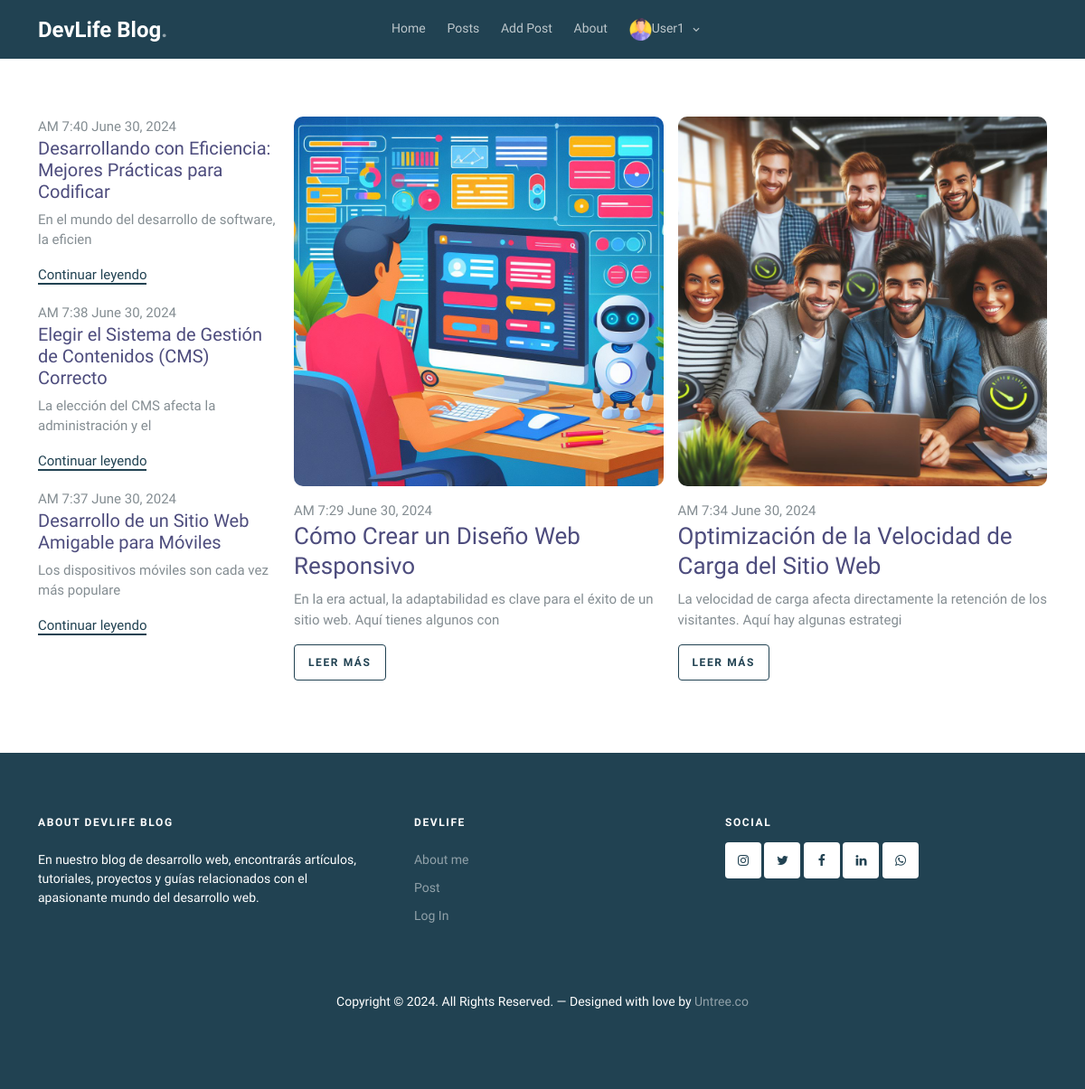
Screenshot of /Blog/ (signed in) with the database file from the repository.
### Blog/models.py (models this page shows, shortened)
class Avatar(models.Model):
    user = models.OneToOneField(User, on_delete=models.CASCADE)
    imagen = models.ImageField(upload_to='avatars', null=True, blank=True)

class Post(models.Model):
    autor = models.ForeignKey(settings.AUTH_USER_MODEL, on_delete=models.SET_NULL,null=True)
    titulo= models.CharField(max_length=120)
    subtitulo = models.CharField(max_length=1000, null=True)
    comentario = models.TextField()
    fecha_publicacion = models.DateTimeField(default= timezone.now)
    pub_date_modified = models.DateTimeField('fecha modificacion', auto_now=True)
    etiqueta = TaggableManager()
    imagen = models.ImageField(null=True)
    slug = models.SlugField(null=True,blank=True)

### Blog/views.py (the view)
# urls.py: path("", views.index, name="index"),
def index(request, slug=None):
    posts = Post.objects.order_by("-fecha_publicacion")
    return render(request, "Blog/index.html", {"posts": posts})

### Blog/templates/Blog/index.html
{% extends 'Blog/base.html' %}
{% load static %}
{% block contenido %}
<section class="section posts-entry">
	<div class="container">
		<div class="row g-3">
			<div class="col-md-9 order-md-2">
				<div class="row g-3">
					{% for post in posts.reverse|slice:2 %}
					<div class="col-md-6">
						<div class="blog-entry">
							<a href="/Blog/{{post.slug}}/" class="img-link">
								<img src="/media/{{post.imagen}}" alt="Image" class="img-fluid">
							</a>
							<span class="date">{{post.fecha_publicacion|date:"A f F t, o "}}</span>
							<h2><a href="/Blog/{{post.slug}}/">{{post.titulo}}</a></h2>
							<p>{{post.comentario|striptags|slice:':100'}}</p>
							<p><a href="/Blog/{{post.slug}}/" class="btn btn-sm btn-outline-primary">Leer más</a></p>
						</div>
					</div>
					{% endfor %}
				</div>
			</div>
			<div class="col-md-3">
				<ul class="list-unstyled blog-entry-sm">
					{% for post in posts|slice:3 %}
					<li>
						<span class="date">{{post.fecha_publicacion|date:"A f F t, o "}}</span>
						<h3><a href="/Blog/{{post.slug}}/">{{post.titulo}}</a></h3>
						<p>{{post.comentario|striptags|slice:':50'}}</p>
						<p><a href="/Blog/{{post.slug}}/" class="read-more">Continuar leyendo</a></p>
					</li>
					{% endfor %}
				</ul>
			</div>
		</div>
	</div>
</section>
	{% endblock contenido %}

### Blog/templates/Blog/base.html (shortened to what this page needs)
{% load static %}
<!doctype html>
<html lang="es">
<head>
	<link rel="stylesheet" href="https://cdn.jsdelivr.net/npm/bootstrap-icons@1.8.1/font/bootstrap-icons.css">
	<link rel="stylesheet" href="{% static 'Blog/fonts/icomoon/style.css' %}">
	<link rel="stylesheet" href="{% static 'Blog/fonts/flaticon/font/flaticon.css' %}">
	<link rel="stylesheet" href="{% static 'Blog/css/tiny-slider.css' %}">
	<link rel="stylesheet" href="{% static 'Blog/css/aos.css' %}">
	<link rel="stylesheet" href="{% static 'Blog/css/glightbox.min.css' %}">
	<link rel="stylesheet" href="{% static 'Blog/css/style.css' %}">
	<link rel="stylesheet" href="{% static 'Blog/css/flatpickr.min.css' %}">
</head>
<body>
	{% include 'Blog/components/navbar.html' %}
	{% block contenido %}
	{% endblock contenido %}
	{% include 'Blog/components/footer.html' %}
</body>
</html>

### Blog/templates/Blog/components/navbar.html (shortened to what this page needs)
<nav class="site-nav">
    <div class="container">
        <div class="menu-bg-wrap">
            <div class="site-navigation">
                <div class="row g-0 align-items-center">
                    <div class="col-2 {% if request.path == " /" %} active {% endif %}" aria-current="page"">
                        <a href=" {% url 'Blog:index' %}" class="logo m-0 float-start">DevLife Blog<span
                            class="text-primary">.</span></a>
                    </div>
                    <div class="col-8 text-center">
                        <ul class="js-clone-nav d-none d-lg-inline-block text-start site-menu mx-auto">
                            <li class=" {% if request.path == " /" %} active {% endif %} " aria-current=" page"">
                                <a href="{% url 'Blog:index' %}">Home</a>
                            </li>
                            <li class="{% if request.path == " /Blog/list/" %} active {% endif %}"
                                aria-current="page" "><a href=" /Blog/list/">Posts</a></li>
                            <li class="{% if request.path == " /Blog/add/" %} active {% endif %}"
                                aria-current="page" "><a href=" /Blog/add/">Add Post</a></li>
                            <li class="{% if request.path == " /about/" %} active {% endif %}"
                                aria-current="page" "><a href=" {% url 'Blog:about' %}">About</a></li>
                            {% if not request.user.is_authenticated %}
                            <li class="{% if request.path == " /login/" %} active {% endif %}"
                                aria-current="page" "><a href=" {% url 'Blog:login' %}">Log In</a></li>
                            <li class="{% if request.path == " /register/" %} active {% endif %}"
                                aria-current="page" "><a href=" {% url 'Blog:register' %}">Sign Up</a></li>
                            {% else %}
                            <li class="has-children">
                                <a href=""><img src="{{request.user.avatar.imagen.url}}" alt="" height="25px"
                                        class="pr-1">{{ request.user.username | capfirst }}</a>
                        </li>
                        {% endif %}
                        </ul>
                    </div>
                </div>
            </div>
        </div>
    </div>
</nav>

### Blog/templates/Blog/components/footer.html
<footer class="site-footer">
    <div class="container">
        <div class="row">
            <div class="col-lg-4">
                <div class="widget">
                    <h3 class="mb-4">About DevLife Blog</h3>
                    <p>En nuestro blog de desarrollo web, encontrarás artículos, tutoriales, proyectos y guías relacionados con el apasionante mundo del desarrollo web.</p>
                </div>
            </div>
            <div class="col-lg-4 ps-lg-5">
                <div class="widget">
                    <h3 class="mb-4">DevLife</h3>
                    <ul class="list-unstyled float-start links">
                        <li><a href="#">About me</a></li>
                        <li><a href="#">Post</a></li>
                        <li><a href="#">Log In</a></li>
                    </ul>
                </div>
            </div>
            <div class="col-lg-4">
                <div class="widget">
                    <h3>Social</h3>
                    <ul class="list-unstyled social">
                        <li><a href="https://www.instagram.com/andresduquew/"><span class="icon-instagram"></span></a></li>
                        <li><a href="https://x.com/adzaux"><span class="icon-twitter"></span></a></li>
                        <li><a href="https://www.facebook.com/aduque.w"><span class="icon-facebook"></span></a></li>
                        <li><a href="https://www.linkedin.com/in/wado/"><span class="icon-linkedin"></span></a></li>
                        <li><a href="https://api.whatsapp.com/send?phone=573142534881"><span class="icon-whatsapp"></span></a></li>
                    </ul>
                </div>
            </div>
        </div>
        <div class="row mt-5">
            <div class="col-12 text-center">
                <p>Copyright &copy;
                    <script>document.write(new Date().getFullYear());</script>. All Rights Reserved. &mdash;
                    Designed with love by <a href="https://untree.co">Untree.co</a>
                </p>
            </div>
        </div>
    </div>
</footer>

### rows the page displays
Post: imagen (picture), fecha_publicacion "AM 7:29 June 30, 2024", titulo "Cómo Crear un Diseño Web Responsivo", comentario "En la era actual, la adaptabilidad es clave para el éxito de un sitio web. Aquí tienes algunos con"
Post: imagen (picture), fecha_publicacion "AM 7:34 June 30, 2024", titulo "Optimización de la Velocidad de Carga del Sitio Web", comentario "La velocidad de carga afecta directamente la retención de los visitantes. Aquí hay algunas estrategi"
Post: fecha_publicacion "AM 7:40 June 30, 2024", titulo "Desarrollando con Eficiencia: Mejores Prácticas para Codificar", comentario "En el mundo del desarrollo de software, la eficien"
Post: fecha_publicacion "AM 7:38 June 30, 2024", titulo "Elegir el Sistema de Gestión de Contenidos (CMS) Correcto", comentario "La elección del CMS afecta la administración y el"
Post: fecha_publicacion "AM 7:37 June 30, 2024", titulo "Desarrollo de un Sitio Web Amigable para Móviles", comentario "Los dispositivos móviles son cada vez más populare"

### other values shown
{{ request.user.username | capfirst }} "User1"
